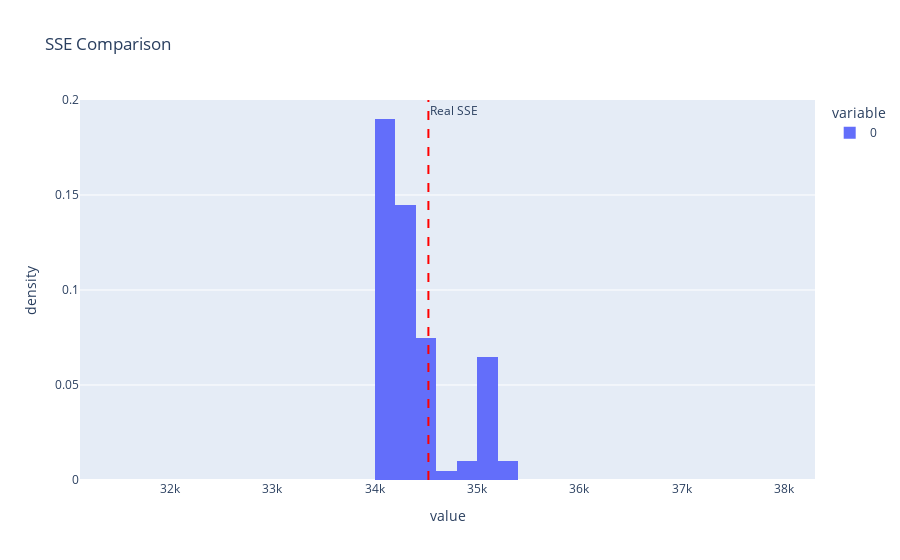
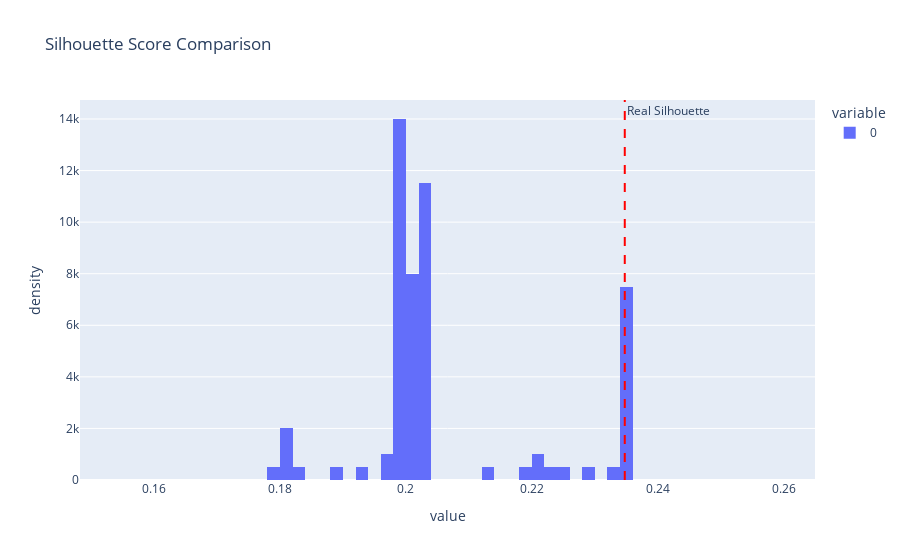

Notebook code cell kept with these figures, in order:
### Code cell
import plotly.graph_objects as go
import plotly.express as px

# Crea istogrammi per SSE
fig_sse = px.histogram(sse_random_results, nbins=10, title='SSE Comparison', histnorm='density')
fig_sse.add_vline(x=sse_real, line=dict(color='red', dash='dash'), annotation_text='Real SSE', annotation_position='top right')

# Crea istogrammi per Silhouette
fig_silhouette = px.histogram(silhouette_random_results, nbins=30, title='Silhouette Score Comparison', histnorm='density')
fig_silhouette.add_vline(x=silhouette_real, line=dict(color='red', dash='dash'), annotation_text='Real Silhouette', annotation_position='top right')

# Aggiorna layout per allargare l'asse x
fig_sse.update_layout(xaxis=dict(range=[min(sse_random_results)-3000, max(sse_random_results)+3000]))
fig_silhouette.update_layout(xaxis=dict(range=[min(silhouette_random_results)-0.03, max(silhouette_random_results)+0.03]))

# Mostra i grafici
fig_sse.show()
fig_silhouette.show()

### Figure 1 — Plotly figure (JSON) as saved in the notebook; plotly's stock layout.template omitted (floating-point values rounded to 4 significant figures)
{"data": [{"alignmentgroup": "True", "bingroup": "x", "histnorm": "density", "hovertemplate": "variable=0<br>value=%{x}<br>density=%{y}<extra></extra>", "legendgroup": "0", "marker": {"color": "#636efa", "pattern": {"shape": ""}}, "name": "0", "nbinsx": 10, "offsetgroup": "0", "orientation": "v", "showlegend": true, "type": "histogram", "x": [34340.0, 34120.0, 34520.0, 34520.0, 34310.0, 34340.0, 34120.0, 34330.0, 34120.0, 34120.0, 34120.0, 34340.0, 34120.0, 34120.0, 35030.0, 34300.0, 34120.0, 34340.0, 34520.0, 35070.0, 34520.0, 34340.0, 34510.0, 34340.0, 34340.0, 34120.0, 34120.0, 34120.0, 34120.0, 34530.0, 34320.0, 34330.0, 34120.0, 34990.0, 34320.0, 34520.0, 34120.0, 34120.0, 34120.0, 34300.0, 34320.0, 35220.0, 34120.0, 35030.0, 34120.0, 34120.0, 34120.0, 35080.0, 34320.0, 34120.0, 34320.0, 35080.0, 34350.0, 34340.0, 34520.0, 34120.0, 34120.0, 34340.0, 35020.0, 35300.0, 34120.0, 34120.0, 34120.0, 34320.0, 34980.0, 35080.0, 34300.0, 34510.0, 34120.0, 34120.0, 35050.0, 34120.0, 34760.0, 34120.0, 35030.0, 34340.0, 34120.0, 34510.0, 34340.0, 35090.0, 34530.0, 35020.0, 34540.0, 34120.0, 35120.0, 34330.0, 34520.0, 34320.0, 34120.0, 34120.0, 34120.0, 34330.0, 34120.0, 34120.0, 34510.0, 34330.0, 34510.0, 35170.0, 34320.0, 34120.0], "xaxis": "x", "yaxis": "y"}], "layout": {"annotations": [{"showarrow": false, "text": "Real SSE", "x": 34520.0, "xanchor": "left", "xref": "x", "y": 1, "yanchor": "top", "yref": "y domain"}], "barmode": "relative", "legend": {"title": {"text": "variable"}, "tracegroupgap": 0}, "shapes": [{"line": {"color": "red", "dash": "dash"}, "type": "line", "x0": 34520.0, "x1": 34520.0, "xref": "x", "y0": 0, "y1": 1, "yref": "y domain"}], "title": {"text": "SSE Comparison"}, "xaxis": {"anchor": "y", "domain": [0, 1], "range": [31120.0, 38300.0], "title": {"text": "value"}}, "yaxis": {"anchor": "x", "domain": [0, 1], "title": {"text": "density"}}}}

### Figure 2 — Plotly figure (JSON) as saved in the notebook; plotly's stock layout.template omitted (floating-point values rounded to 4 significant figures)
{"data": [{"alignmentgroup": "True", "bingroup": "x", "histnorm": "density", "hovertemplate": "variable=0<br>value=%{x}<br>density=%{y}<extra></extra>", "legendgroup": "0", "marker": {"color": "#636efa", "pattern": {"shape": ""}}, "name": "0", "nbinsx": 30, "offsetgroup": "0", "orientation": "v", "showlegend": true, "type": "histogram", "x": [0.1983, 0.2021, 0.2348, 0.2349, 0.1998, 0.1984, 0.2018, 0.1997, 0.2024, 0.2022, 0.2019, 0.1984, 0.2024, 0.2017, 0.1802, 0.2, 0.2017, 0.1983, 0.2348, 0.1782, 0.2348, 0.1983, 0.2348, 0.1983, 0.1983, 0.2016, 0.2022, 0.2017, 0.2021, 0.2345, 0.1992, 0.1993, 0.2022, 0.2249, 0.1991, 0.2348, 0.2023, 0.2022, 0.2017, 0.2, 0.1991, 0.2233, 0.2016, 0.1803, 0.2017, 0.2022, 0.2021, 0.2217, 0.1992, 0.2021, 0.1991, 0.2128, 0.1984, 0.1983, 0.2348, 0.2021, 0.2022, 0.1983, 0.1827, 0.2297, 0.2022, 0.2022, 0.202, 0.1992, 0.1888, 0.2196, 0.1998, 0.2347, 0.2022, 0.2017, 0.1965, 0.2022, 0.2344, 0.2022, 0.1805, 0.1983, 0.2021, 0.2347, 0.1984, 0.196, 0.2348, 0.1818, 0.2335, 0.2017, 0.1929, 0.1993, 0.2347, 0.1991, 0.2022, 0.2021, 0.2017, 0.1992, 0.2017, 0.2022, 0.235, 0.1993, 0.2345, 0.2207, 0.1992, 0.2017], "xaxis": "x", "yaxis": "y"}], "layout": {"annotations": [{"showarrow": false, "text": "Real Silhouette", "x": 0.2348, "xanchor": "left", "xref": "x", "y": 1, "yanchor": "top", "yref": "y domain"}], "barmode": "relative", "legend": {"title": {"text": "variable"}, "tracegroupgap": 0}, "shapes": [{"line": {"color": "red", "dash": "dash"}, "type": "line", "x0": 0.2348, "x1": 0.2348, "xref": "x", "y0": 0, "y1": 1, "yref": "y domain"}], "title": {"text": "Silhouette Score Comparison"}, "xaxis": {"anchor": "y", "domain": [0, 1], "range": [0.1482, 0.265], "title": {"text": "value"}}, "yaxis": {"anchor": "x", "domain": [0, 1], "title": {"text": "density"}}}}
